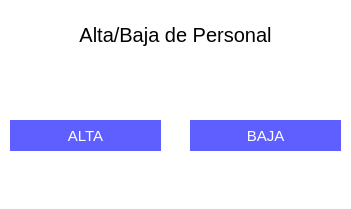
<?xml version="1.0" encoding="UTF-8"?>
<ui version="4.0">
 <class>Form</class>
 <widget class="QWidget" name="Form">
  <property name="geometry">
   <rect>
    <x>0</x>
    <y>0</y>
    <width>351</width>
    <height>209</height>
   </rect>
  </property>
  <property name="windowTitle">
   <string>Form</string>
  </property>
  <property name="styleSheet">
   <string notr="true">background-color:white;</string>
  </property>
  <widget class="QLabel" name="label">
   <property name="geometry">
    <rect>
     <x>10</x>
     <y>10</y>
     <width>331</width>
     <height>51</height>
    </rect>
   </property>
   <property name="styleSheet">
    <string notr="true">font-size:20px;</string>
   </property>
   <property name="text">
    <string>&lt;html&gt;&lt;head/&gt;&lt;body&gt;&lt;p align=&quot;center&quot;&gt;&lt;span style=&quot; font-size:15pt;&quot;&gt;Alta/Baja de Personal&lt;/span&gt;&lt;/p&gt;&lt;/body&gt;&lt;/html&gt;</string>
   </property>
  </widget>
  <widget class="QPushButton" name="su_btn_1">
   <property name="geometry">
    <rect>
     <x>10</x>
     <y>120</y>
     <width>151</width>
     <height>31</height>
    </rect>
   </property>
   <property name="styleSheet">
    <string notr="true">background-color:#5f5fff;
color:white;
border:none;
font-size:15px;</string>
   </property>
   <property name="text">
    <string>ALTA</string>
   </property>
  </widget>
  <widget class="QPushButton" name="su_btn_2">
   <property name="geometry">
    <rect>
     <x>190</x>
     <y>120</y>
     <width>151</width>
     <height>31</height>
    </rect>
   </property>
   <property name="styleSheet">
    <string notr="true">background-color:#5f5fff;
color:white;
border:none;
font-size:15px;</string>
   </property>
   <property name="text">
    <string>BAJA</string>
   </property>
  </widget>
 </widget>
 <resources/>
 <connections/>
</ui>
